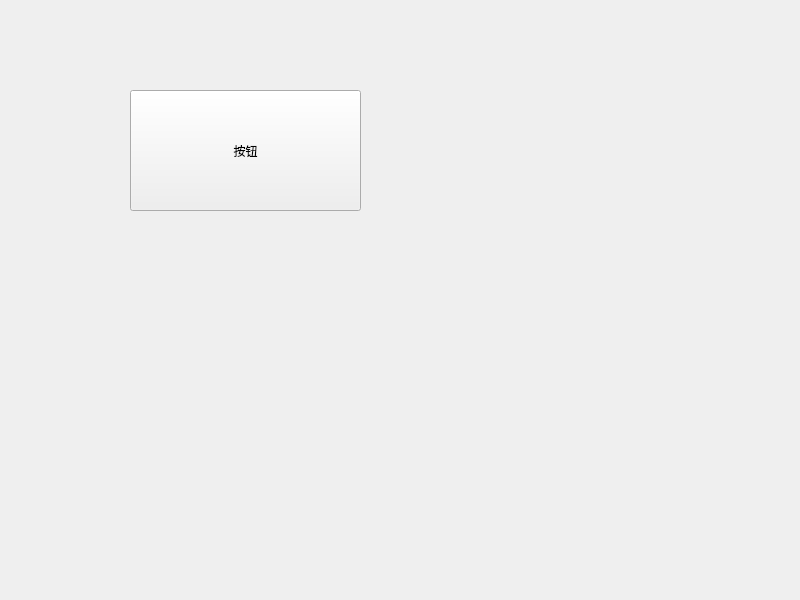
<?xml version="1.0" encoding="UTF-8"?>
<ui version="4.0">
 <class>Widget</class>
 <widget class="QWidget" name="Widget">
  <property name="geometry">
   <rect>
    <x>0</x>
    <y>0</y>
    <width>800</width>
    <height>600</height>
   </rect>
  </property>
  <property name="windowTitle">
   <string>Widget</string>
  </property>
  <widget class="QPushButton" name="pushButton">
   <property name="geometry">
    <rect>
     <x>130</x>
     <y>90</y>
     <width>231</width>
     <height>121</height>
    </rect>
   </property>
   <property name="text">
    <string>按钮</string>
   </property>
  </widget>
 </widget>
 <resources/>
 <connections/>
</ui>
